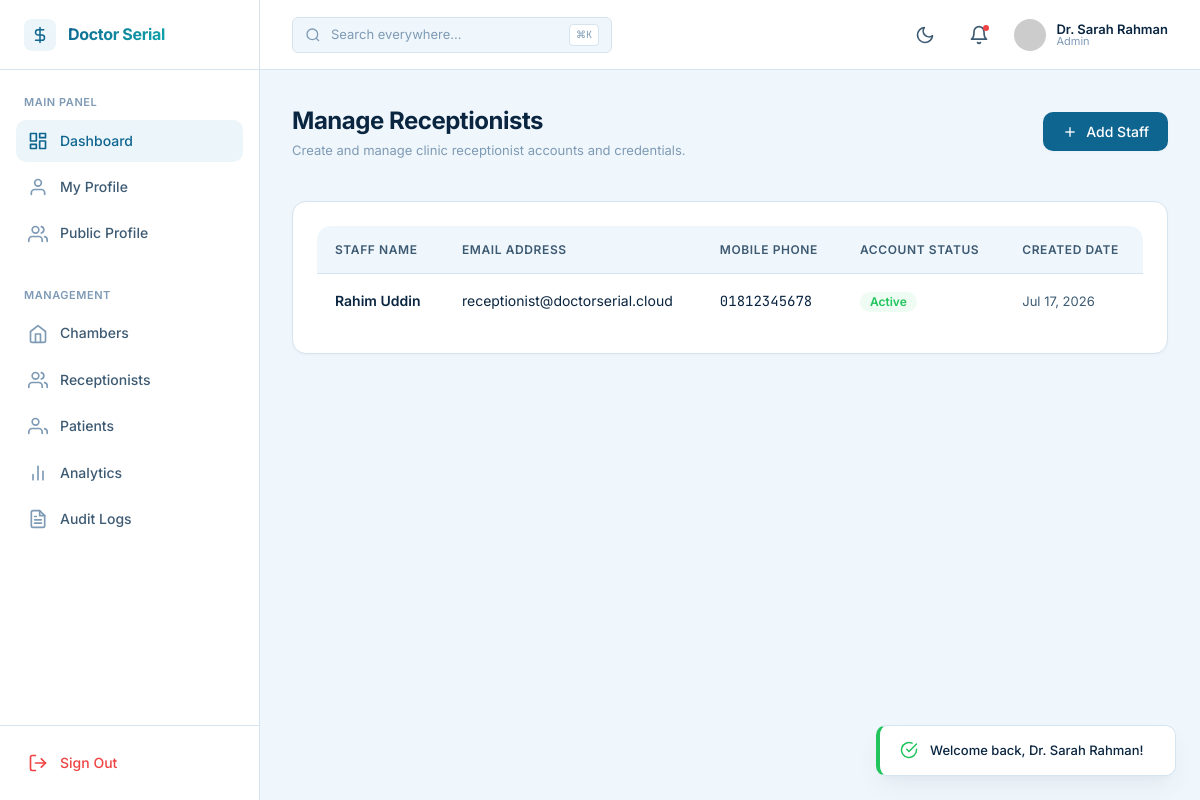
The page /admin/receptionists (signed in) on the database its author committed.
### tables this page shows
CREATE TABLE `users` (
  `id` BIGINT UNSIGNED AUTO_INCREMENT PRIMARY KEY,
  `name` VARCHAR(255) NOT NULL,
  `email` VARCHAR(255) UNIQUE NOT NULL,
  `phone` VARCHAR(20) NOT NULL,
  `password_hash` VARCHAR(255) NOT NULL,
  `role` ENUM('admin', 'receptionist', 'patient') NOT NULL,
  `avatar` VARCHAR(255) DEFAULT NULL,
  `is_active` BOOLEAN DEFAULT TRUE,
  `remember_token` VARCHAR(100) DEFAULT NULL,
  `last_login_at` DATETIME DEFAULT NULL,
  `created_at` DATETIME NOT NULL,
  `updated_at` DATETIME NOT NULL,
  `deleted_at` DATETIME DEFAULT NULL,
  INDEX `idx_users_email` (`email`),
  INDEX `idx_users_role` (`role`)
);

### app/controllers/AdminController.php (called while the page is built, shortened)
<?php
class AdminController extends BaseController {
    public function receptionists(): void {
        $userModel = new User();
        $sql = "SELECT * FROM users WHERE role = 'receptionist' AND deleted_at IS NULL ORDER BY name ASC";
        $receptionists = $userModel->getDb()->query($sql)->fetchAll();
        $this->view('admin/receptionists', [
            'title' => 'Manage Receptionists',
            'receptionists' => $receptionists
        ]);
    }
}

### public/index.php (called while the page is built, shortened)
<?php
$router = new \App\Router();
$url = $_GET['url'] ?? $_SERVER['REQUEST_URI'] ?? '/';
$method = $_SERVER['REQUEST_METHOD'] ?? 'GET';
$router->resolve($url, $method);

### app/helpers/functions.php (called while the page is built, shortened)
<?php
if (!function_exists('env')) {
    function env(string $key, $default = null) {
        static $env = null;
        if ($env === null) {
            $envPath = dirname(__DIR__, 2) . '/.env';
            if (file_exists($envPath)) {
                $env = parse_ini_file($envPath);
            } else {
                $env = [];
            }
        }
        return $env[$key] ?? getenv($key) ?: $default;
    }
}
if (!function_exists('config')) {
    function config(string $key, $default = null) {
        static $configCache = [];
        $parts = explode('.', $key);
        $file = $parts[0];
        if (!isset($configCache[$file])) {
            $configPath = dirname(__DIR__) . "/config/{$file}.php";
            if (file_exists($configPath)) {
                $configCache[$file] = include $configPath;
            } else {
                $configCache[$file] = [];
            }
        }
        $value = $configCache[$file];
        for ($i = 1; $i < count($parts); $i++) {
            if (is_array($value) && isset($value[$parts[$i]])) {
                $value = $value[$parts[$i]];
            } else {
                return $default;
            }
        }
        return $value;
    }
}
if (!function_exists('esc')) {
    function esc(?string $string): string {
        return htmlspecialchars($string, ENT_QUOTES, 'UTF-8');
    }
}

### app/config/database.php (called while the page is built)
<?php
return [
    'host' => env('DB_HOST', '127.0.0.1'),
    'port' => env('DB_PORT', '3306'),
    'database' => env('DB_DATABASE', 'doctor_serial'),
    'username' => env('DB_USERNAME', 'root'),
    'password' => env('DB_PASSWORD', ''),
    'charset' => 'utf8mb4',
    'options' => [
        PDO::ATTR_ERRMODE => PDO::ERRMODE_EXCEPTION,
        PDO::ATTR_DEFAULT_FETCH_MODE => PDO::FETCH_ASSOC,
        PDO::ATTR_EMULATE_PREPARES => false,
    ]
];

### app/config/app.php (called while the page is built)
<?php
return [
    'name' => env('APP_NAME', 'Doctor Serial Cloud'),
    'env' => env('APP_ENV', 'development'),
    'url' => env('APP_URL', 'http://localhost/doctor-serial'),
    'timezone' => 'Asia/Dhaka',
    'locale' => 'en',
];

### app/models/BaseModel.php (called while the page is built, shortened)
<?php
abstract class BaseModel {
    protected static ?PDO $db = null;
    public function __construct() {
        if (self::$db === null) {
            $config = config('database');
            $dsn = "mysql:host={$config['host']};port={$config['port']};dbname={$config['database']};charset={$config['charset']}";
            try {
                self::$db = new PDO($dsn, $config['username'], $config['password'], $config['options']);
            } catch (Exception $e) {
                throw new Exception("Database connection failed: " . $e->getMessage());
            }
        }
    }
    public function getDb(): PDO {
        return self::$db;
    }
}

### app/views/admin/receptionists.php (the view, shortened to what this page needs)
<div class="page-header">
    <div class="flex flex-col">
        <h1 class="page-title">Manage Receptionists</h1>
        <p style="font-size: 13px; color: var(--text-muted);">Create and manage clinic receptionist accounts and credentials.</p>
    </div>
    <button class="btn btn-primary" onclick="Modal.open('receptionist-create-modal')">
        <svg xmlns="http://www.w3.org/2000/svg" width="16" height="16" viewBox="0 0 24 24" fill="none" stroke="currentColor" stroke-width="2"><line x1="12" y1="5" x2="12" y2="19"></line><line x1="5" y1="12" x2="19" y2="12"></line></svg>
        <span>Add Staff</span>
    </button>
</div>
<div class="card mt-4">
    <div class="table-container" style="border: none; box-shadow: none;">
        <table class="table-premium w-full">
            <thead>
                <tr>
                    <th>Staff Name</th>
                    <th>Email Address</th>
                    <th>Mobile Phone</th>
                    <th>Account Status</th>
                    <th>Created Date</th>
                </tr>
            </thead>
            <tbody>
                <?php if (empty($receptionists)): ?>
                    <tr>
                        <td colspan="5" class="text-center" style="padding: 48px; color: var(--text-muted);">
                            No receptionist accounts created yet.
                        </td>
                    </tr>
                <?php else: ?>
                    <?php foreach ($receptionists as $rep): ?>
                        <tr>
                            <td class="font-semibold"><?= esc($rep['name']) ?></td>
                            <td><?= esc($rep['email']) ?></td>
                            <td class="font-mono"><?= esc($rep['phone']) ?></td>
                            <td>
                                <?php if ($rep['is_active']): ?>
                                    <span class="badge badge-success">Active</span>
                                <?php else: ?>
                                    <span class="badge badge-danger">Disabled</span>
                                <?php endif; ?>
                            </td>
                            <td style="font-size: 13px; color: var(--text-secondary);"><?= date('M d, Y', strtotime($rep['created_at'])) ?></td>
                        </tr>
                    <?php endforeach; ?>
                <?php endif; ?>
            </tbody>
        </table>
    </div>
</div>

### app/Router.php (shortened to what this page needs)
<?php
class Router {
    protected array $routes = [];
    protected function addRoute(string $method, string $path, $handler, array $middlewares = [], ?string $name = null): void {
        $pattern = preg_replace('/\{([a-zA-Z0-9_]+)\}/', '(?P<$1>[a-zA-Z0-9_\-]+)', $path);
        $pattern = '#^' . rtrim($pattern, '/') . '/?$#i';
        $route = [
            'method' => $method,
            'path' => $path,
            'pattern' => $pattern,
            'handler' => $handler,
            'middlewares' => $middlewares,
            'name' => $name
        ];
        $this->routes[] = $route;
    }
    public function resolve(string $url, string $method) {
        $url = parse_url($url, PHP_URL_PATH);
        $url = '/' . ltrim($url, '/');
        foreach ($this->routes as $route) {
            if ($route['method'] === $method && preg_match($route['pattern'], $url, $matches)) {
                $params = array_filter($matches, 'is_string', ARRAY_FILTER_USE_KEY);
                $handler = $route['handler'];
                if (is_array($handler)) {
                    [$controllerClass, $methodName] = $handler;
                    if (class_exists($controllerClass)) {
                        $controller = new $controllerClass();
                        if (method_exists($controller, $methodName)) {
                            return call_user_func_array([$controller, $methodName], $params);
                        }
                    }
                    throw new \Exception("Controller or method not found: {$controllerClass}@{$methodName}");
                }
            }
        }
    }
}

### public/assets/css/design-system.css (style rules this page uses)
:root { --primary-h: 200; --primary-s: 82%; --primary-l: 31%; --accent-h: 182; --accent-s: 83%; --accent-l: 37%; --danger-h: 0; --danger-s: 84%; --danger-l: 60%; --success-h: 142; --success-s: 71%; --success-l: 45%; --primary: hsl(var(--primary-h), var(--primary-s), var(--primary-l)); --primary-hover: hsl(var(--primary-h), var(--primary-s), calc(var(--primary-l) - 6%)); --primary-light: hsl(var(--primary-h), 60%, 95%); --accent: hsl(var(--accent-h), var(--accent-s), var(--accent-l)); --accent-hover: hsl(var(--accent-h), var(--accent-s), calc(var(--accent-l) - 6%)); --accent-light: hsl(var(--accent-h), 60%, 94%); --danger: hsl(var(--danger-h), var(--danger-s), var(--danger-l)); --danger-hover: hsl(var(--danger-h), var(--danger-s), calc(var(--danger-l) - 8%)); --danger-light: hsl(var(--danger-h), var(--danger-s), 96%); --success: hsl(var(--success-h), var(--success-s), var(--success-l)); --success-hover: hsl(var(--success-h), var(--success-s), calc(var(--success-l) - 8%)); --success-light: hsl(var(--success-h), var(--success-s), 96%); --warning: #F59E0B; --warning-light: #FEF3C7; --hero-dark: #062B4A; --hero-mid: #0C5C8F; --hero-light: #1A7CB8; --bg-primary: #F0F7FC; --bg-surface: #FFFFFF; --bg-elevated: #FFFFFF; --bg-border: #D6E4EF; --bg-divider: #E8F1F8; --text-primary: #0A2540; --text-secondary: #3D5A73; --text-muted: #7E9AB5; --text-inverse: #FFFFFF; --shadow-sm: 0 1px 3px 0 rgba(10, 37, 64, 0.04); --shadow-md: 0 4px 12px -2px rgba(10, 37, 64, 0.06), 0 2px 4px -2px rgba(10, 37, 64, 0.04); --shadow-lg: 0 12px 24px -4px rgba(10, 37, 64, 0.07), 0 4px 8px -4px rgba(10, 37, 64, 0.04); --shadow-xl: 0 20px 40px -8px rgba(10, 37, 64, 0.08), 0 8px 16px -6px rgba(10, 37, 64, 0.04); --shadow-glass: 0 8px 32px 0 rgba(10, 37, 64, 0.06); --radius-xs: 6px; --radius-sm: 10px; --radius-md: 14px; --radius-lg: 18px; --radius-xl: 24px; --radius-full: 9999px; --font-sans: 'Inter', -apple-system, BlinkMacSystemFont, "Segoe UI", Roboto, sans-serif; --font-mono: 'JetBrains Mono', monospace; --transition-fast: 150ms cubic-bezier(0.4, 0, 0.2, 1); --transition-normal: 250ms cubic-bezier(0.4, 0, 0.2, 1); --transition-slow: 350ms cubic-bezier(0.4, 0, 0.2, 1); --sidebar-width: 260px; --sidebar-collapsed-width: 80px; --topbar-height: 70px; --max-width: 1400px; }
*, *::before, *::after { box-sizing: border-box; margin: 0; padding: 0; }
html, body { height: 100%; font-family: var(--font-sans); background-color: var(--bg-primary); color: var(--text-primary); font-size: 15px; line-height: 1.6; -webkit-font-smoothing: antialiased; -moz-osx-font-smoothing: grayscale; }
.flex { display: flex; }
.flex-col { flex-direction: column; }
.mt-4 { margin-top: 16px; }
.w-full { width: 100%; }
.font-semibold { font-weight: 600; }
.font-mono { font-family: var(--font-mono); }

### public/assets/css/components.css (style rules this page uses)
.btn { display: inline-flex; align-items: center; justify-content: center; gap: 8px; padding: 10px 18px; font-family: var(--font-sans); font-weight: 500; font-size: 14px; border-radius: var(--radius-sm); border: 1px solid transparent; cursor: pointer; background: transparent; color: var(--text-primary); transition: all var(--transition-fast); user-select: none; outline: none; }
.btn-primary { background: var(--primary); color: var(--text-inverse); box-shadow: var(--shadow-sm); }
.card { background: var(--bg-surface); border: 1px solid var(--bg-border); border-radius: var(--radius-md); padding: 24px; box-shadow: var(--shadow-sm); transition: box-shadow var(--transition-normal), transform var(--transition-normal); }
.badge { display: inline-flex; align-items: center; gap: 6px; padding: 4px 10px; font-size: 12px; font-weight: 600; border-radius: var(--radius-full); line-height: 1; }
.badge-success { background: var(--success-light); color: var(--success); }
.table-container { overflow-x: auto; border: 1px solid var(--bg-border); border-radius: var(--radius-md); box-shadow: var(--shadow-sm); }
.table-premium { width: 100%; border-collapse: collapse; text-align: left; background: var(--bg-surface); }
.table-premium th { padding: 14px 18px; background: var(--bg-primary); font-size: 12px; font-weight: 600; text-transform: uppercase; color: var(--text-secondary); border-bottom: 1px solid var(--bg-border); letter-spacing: 0.05em; }
.table-premium td { padding: 16px 18px; border-bottom: 1px solid var(--bg-border); font-size: 14px; color: var(--text-primary); transition: background var(--transition-fast); }
.table-premium tr:last-child td { border-bottom: none; }

### rows shown on the page
users: name "Rahim Uddin", email "receptionist@doctorserial.cloud", phone "01812345678", is_active "Active", created_at "Jul 17, 2026"
